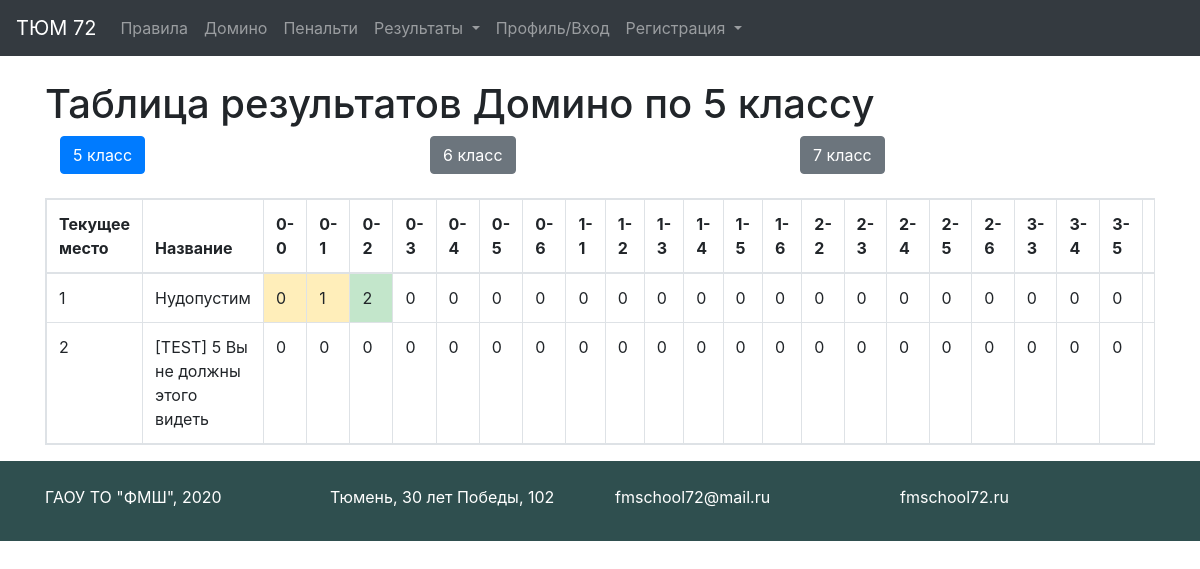
The app's page /results/domino/5, older data.
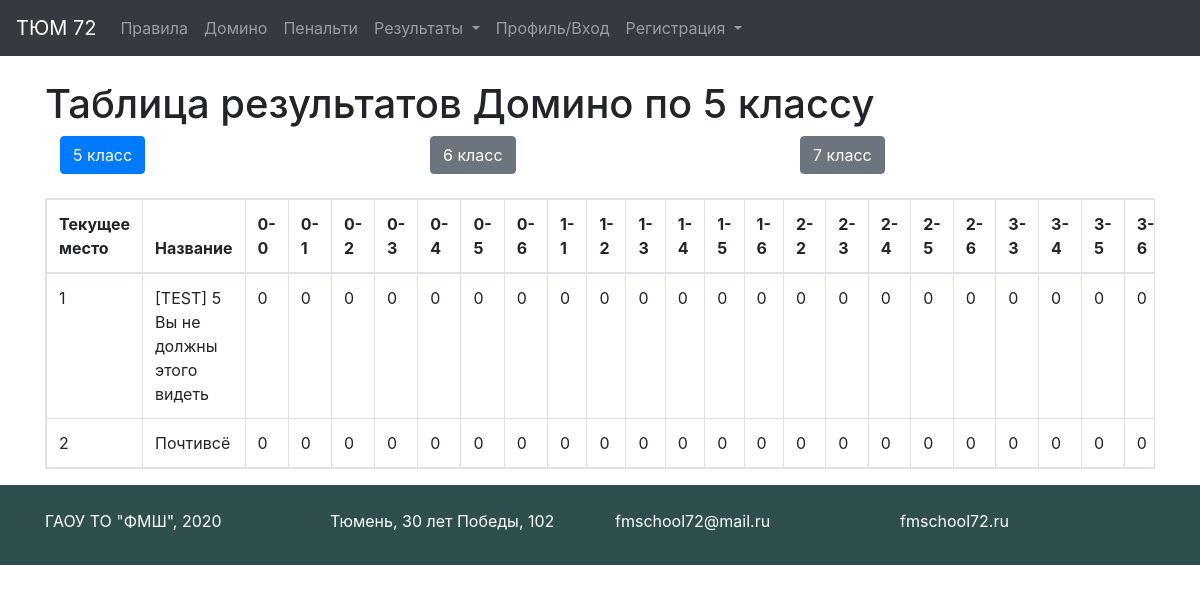
The same page, newer data.
### tables this page shows
CREATE TABLE domino_tasks5 (id INTEGER PRIMARY KEY AUTOINCREMENT UNIQUE NOT NULL, title STRING NOT NULL UNIQUE, picked_tasks STRING DEFAULT " ", t1 NOT NULL DEFAULT '0ok', t2 NOT NULL DEFAULT '0ok', t3 NOT NULL DEFAULT '0ok', t4 NOT NULL DEFAULT '0ok', t5 NOT NULL DEFAULT '0ok', t6 NOT NULL DEFAULT '0ok', t7 NOT NULL DEFAULT '0ok', t8 NOT NULL DEFAULT '0ok', t9 NOT NULL DEFAULT '0ok', t10 NOT NULL DEFAULT '0ok', t11 NOT NULL DEFAULT '0ok', t12 NOT NULL DEFAULT '0ok', t13 NOT NULL DEFAULT '0ok', t14 NOT NULL DEFAULT '0ok', t15 NOT NULL DEFAULT '0ok', t16 NOT NULL DEFAULT '0ok', t17 NOT NULL DEFAULT '0ok', t18 NOT NULL DEFAULT '0ok', t19 NOT NULL DEFAULT '0ok', t20 NOT NULL DEFAULT '0ok', t21 NOT NULL DEFAULT '0ok', t22 NOT NULL DEFAULT '0ok', t23 NOT NULL DEFAULT '0ok', t24 NOT NULL DEFAULT '0ok', t25 NOT NULL DEFAULT '0ok', t26 NOT NULL DEFAULT '0ok', t27 NOT NULL DEFAULT '0ok', t28 NOT NULL DEFAULT '0ok', sum INTEGER DEFAULT (0));

### app.py (the view)
@app.route('/results/<game>/<grade>')
def results(game, grade):
    debug_var_test = 0  # 0 - показываем тестовых юзеров, 1 - не показываем
    debug_var_zero = 0  # 0 - показываем юзеров с 0 баллами, 1 - не показываем
    grade = str(grade)
    team = ''
    if is_auth() and str(current_user.grade) == str(grade):
        team = current_user.team_name
    titles = {'domino': 'Домино', 'penalty': 'Пенальти'}
    if game == 'domino':
        info = domino_info
        number = 28
        keys = domino_keys
    else:
        info = penalty_info
        number = 16
        keys = penalty_keys
    table = game + '_tasks' + str(grade)
    con = sqlite3.connect(os.path.join("db", "tasks.db"))
    cur = con.cursor()
    results = cur.execute(f"SELECT * from {table} ORDER BY sum DESC").fetchall()
    con.close()
    if debug_var_test == 1:
        results = [row for row in results if
                   "[TEST]" not in row[1]]  # Не показываем тестовую команду
    if debug_var_zero == 1:
        results = [row for row in results if row[-1] == 0]  # Не показываем тех, кто ничего не набрал
    team_num = len(results)
    return render_template("results.html", team=team, results=results, title=titles[game],
                           grade=grade,
                           info=info, number=number, team_num=team_num, keys=keys)

### app.py (called while the page is built)
def is_auth():
    return current_user.is_authenticated

### templates/results.html (shortened to what this page needs)
{% extends "base.html" %}
{% block content %}
    <h1>Таблица результатов {{ title }} по {{ grade }} классу</h1>
    <div class="container">
        <div class="row">
            {% for grd in ['5', '6', '7'] %}
                {% set a_grd = "./" + grd %}
                {% if grd == grade %}
                    <div class="col-sm">
                        <a href={{a_grd}} type="button" class="btn btn-primary">{{grd}} класс</a></div>
                {% else %}
                    <div class="col-sm">
                        <a href={{a_grd}} type="button" class="btn btn-secondary">{{grd}} класс</a></div>
                {% endif %}
            {% endfor %}
        </div>
    </div>
    <br>
    <table class="table table-bordered table-responsive" id="results">
        <thead>
        <tr>
            <th> Текущее место</th>
            <th> Название</th>
            {% for task in keys %}
                <th width="10%"> {{ info[grade][task]['name'] }} </th>
            {% endfor %}
        </tr>
        </thead>
        {% for place in range(team_num) %}
            <tr>
                {% if results[place][1] == team %}
                    <td class="table-primary"> {{ place + 1 }} </td>
                    <td class="table-primary"> {{ results[place][1] }} </td>
                {% else %}
                    <td> {{ place + 1 }} </td>
                    <td> {{ results[place][1] }} </td>
                {% endif %}
                {% if title == 'Домино' %}
                    {% set step = 3 %}
                {% else %}
                    {% set step = 2 %}
                {% endif %}
                {% for i in range(step, number + step) %}
                    {% set state = results[place][i][-2:] %}
                    {% set points = results[place][i][:-2] %}
                    {% if state == 'af' %}
                        <td class="table-success" width="30px"> {{ points }} </td>
                    {% elif state in ['ff', 'as', 'bf'] %}
                        <td class="table-warning" width="30px"> {{ points }} </td>
                    {% elif state == 'fs' %}
                        <td class="table-danger" width="30px"> {{ points }} </td>
                    {% else %}
                        <td width="30px"> {{ points }} </td>
                    {% endif %}
                {% endfor %}
            </tr>
        {% endfor %}
    </table>
{% endblock %}

### templates/base.html (shortened to what this page needs)
<!doctype html>
<html lang="ru">
<head>
    <link rel="stylesheet"
          href="https://stackpath.bootstrapcdn.com/bootstrap/4.4.1/css/bootstrap.min.css"
>
    <link rel="stylesheet" type="text/css" href="/static/css/style.css"/>
</head>
<body>
<div id="page-container">
    <div id="content-wrap">
        <header>
            <nav class="navbar navbar-expand-lg navbar-dark bg-dark">
                <a class="navbar-brand" href="/">ТЮМ 72</a>
                <div class="collapse navbar-collapse" id="navbarNav">
                    <ul class="navbar-nav">
                        <li class="nav-item">
                            <a class="nav-link" href="/rules">Правила</a>
                        </li>
                        <li class="nav-item">
                            <a class="nav-link" href="/domino">Домино</a>
                        </li>
                        <li class="nav-item">
                            <a class="nav-link" href="/penalty">Пенальти</a>
                        </li>
                        <li class="nav-item dropdown">
                            <a class="nav-link dropdown-toggle" href="#" id="navbarDropdown"
                               role="button" data-toggle="dropdown" aria-haspopup="true"
                               aria-expanded="false">
                                Результаты
                            </a>
                        </li>
                        <li class="nav-item">
                            <a class="nav-link" href="/profile">Профиль/Вход</a>
                        </li>
                        <li class="nav-item dropdown">
                            <a class="nav-link dropdown-toggle" href="#" id="navbarDropdown"
                               role="button" data-toggle="dropdown" aria-haspopup="true"
                               aria-expanded="false">
                                Регистрация
                            </a>
                        </li>
                    </ul>
                </div>
            </nav>
        </header>
        <main role="main" class="container">
            <br>
            {% block content %}{% endblock %}
        </main>
    </div>
    <footer id="footer">
        <br>
        <div class="container">
            <div class="row align-items-center">
                <div class="col">
                    ГАОУ ТО "ФМШ", 2020
                </div>
                <div class="col">
                    <a href="https://www.google.com/maps/place/ул.+30+лет+Победы,+102,+Тюмень,+Тюменская+обл.,+625051/@57.1161719,65.5862042,17z/data=!3m1!4b1!4m5!3m4!1s0x43bbe0de6f18b76f:0xbbb0b63150a73e69!8m2!3d57.116169!4d65.5883929?hl=ru">
                        Тюмень, 30 лет Победы, 102
                    </a>
                </div>
                <div class="col">
                    <a href="mailto:fmschool72@mail.ru?subject=ТЮМ 72" target="_blank">
                        fmschool72@mail.ru
                    </a>
                </div>
                <div class="col">
                    <a href="https://fmschool72.ru/" target="_blank">fmschool72.ru</a>
                </div>
            </div>
        </div>
    </footer>
</div>
</body>
</html>

### static/css/style.css (style rules this page uses)
#page-container { position: relative; min-height: 100%; height: calc(100% - 50px); overflow: auto; }
#content-wrap { padding-bottom: 5rem; }
#footer { background: darkslategrey; color: white; position: absolute; bottom: 0; width: 100%; height: 5rem; }
footer a { color:white; }

Row changes from the older to the newer data that the page shows:
removed domino_tasks5: title "Нудопустим"
added domino_tasks5: title "Почтивсё"
Text that changed along with them:
new list line: "3-6"
new list line: "1 0 0 0 0 0 0 0 0 0 0 0 0 0 0 0 0 0 0 0 0 0 0"
new list line: "[TEST] 5 Вы не должны этого видеть"
new list line: "2 0 0 0 0 0 0 0 0 0 0 0 0 0 0 0 0 0 0 0 0 0 0"
list line gone: "1 0 1 2 0 0 0 0 0 0 0 0 0 0 0 0 0 0 0 0 0 0"
list line gone: "2 0 0 0 0 0 0 0 0 0 0 0 0 0 0 0 0 0 0 0 0 0"
list line gone: "[TEST] 5 Вы не должны этого видеть"
